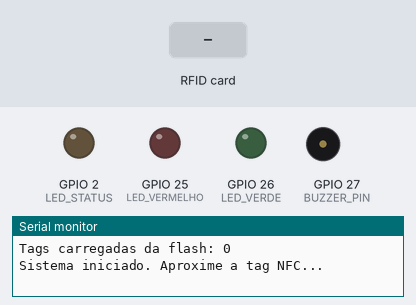
Recording of a sketch running on a simulated ESP32. On the bench: output pins drawn as LEDs (lit = HIGH), buzzer (waves = sounding), the last lines printed to the serial monitor. The inputs (shaded band) are chosen by the test bench. WiFi joins after 1.5 s; servers stay silent unless stated; uploads are accepted with an empty reply; EEPROM starts erased.

Above: at 1.2 s.
1.3 s: RFID card 5E 7A 19 C4 held to the reader
At 2.0 s:
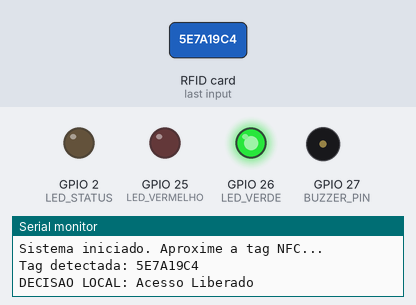
At 2.9 s:
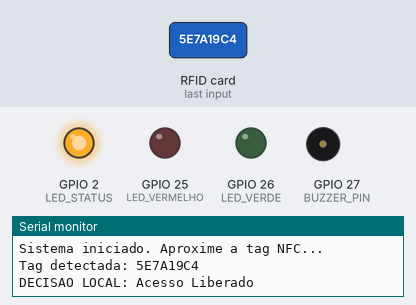
3.8 s: RFID card 5E 7A 19 C4 held to the reader
At 4.6 s:
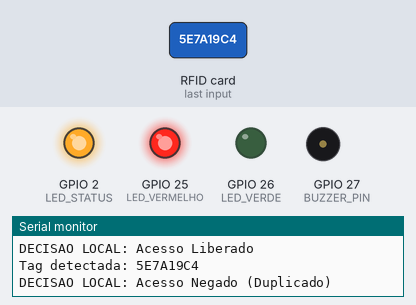
Timing chart, 0 to 6.8 s (numbered marks = the images above; inputs shaded):
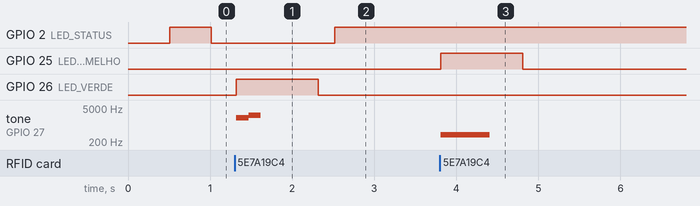

The sketch:

sketch.ino
```cpp
#include <SPI.h>
#include <MFRC522.h>
#include <WiFi.h>
#include <HTTPClient.h>
#include <Preferences.h>
#include <set>
#include <vector>
#include "secrets.h"

#define SS_PIN       5
#define RST_PIN      22
#define LED_VERDE    26
#define LED_VERMELHO 25
#define LED_STATUS   2
#define BUZZER_PIN   27

const char* TOTEM_ID = "TOTEM_QUADRA_01";

// Ajustes de robustez
const uint16_t      HTTP_TIMEOUT_MS   = 1500;
const unsigned long INTERVALO_SYNC_MS = 10000;
const size_t        MAX_FILA          = 50;
const size_t        MAX_BYTES_FLASH   = 3900;

MFRC522 rfid(SS_PIN, RST_PIN);
Preferences preferences;

std::set<String> tagsLidas;
std::vector<String> filaOffline;

unsigned long ultimoBlink = 0;
bool estadoLedStatus = false;
unsigned long ultimaSync = 0;

// ---------- Feedback (atuadores) ----------
void beep(unsigned int freq, unsigned int ms) {
  tone(BUZZER_PIN, freq, ms);
}

void feedbackLiberado() {
  digitalWrite(LED_VERDE, HIGH);
  beep(2000, 150);
  delay(150);
  beep(2500, 150);
  delay(850);
  digitalWrite(LED_VERDE, LOW);
}

void feedbackNegado() {
  digitalWrite(LED_VERMELHO, HIGH);
  beep(400, 600);
  delay(1000);
  digitalWrite(LED_VERMELHO, LOW);
}

void atualizarInterfaceRede() {
  if (WiFi.status() == WL_CONNECTED) {
    digitalWrite(LED_STATUS, HIGH);
  } else if (millis() - ultimoBlink >= 500) {
    ultimoBlink = millis();
    estadoLedStatus = !estadoLedStatus;
    digitalWrite(LED_STATUS, estadoLedStatus);
  }
}

void carregarTagsSalvas() {
  preferences.begin("nfc-access", true);
  String listaBruta = preferences.getString("uids", "");
  preferences.end();

  int inicio = 0;
  int fim = listaBruta.indexOf(',');
  while (fim != -1) {
    String uid = listaBruta.substring(inicio, fim);
    if (uid.length() > 0) tagsLidas.insert(uid);
    inicio = fim + 1;
    fim = listaBruta.indexOf(',', inicio);
  }
  Serial.println("Tags carregadas da flash: " + String(tagsLidas.size()));
}

void salvarTagNaFlash(const String& uid) {
  preferences.begin("nfc-access", false);
  String listaAtual = preferences.getString("uids", "");
  if (listaAtual.length() + uid.length() + 1 > MAX_BYTES_FLASH) {
    Serial.println("AVISO: flash cheia, tag mantida so na RAM");
  } else {
    listaAtual += uid + ",";
    preferences.putString("uids", listaAtual);
  }
  preferences.end();
}

String montarPayloadJSON(const String& uid, const String& status, bool offline) {
  String json = "{";
  json += "\"totem_id\":\"" + String(TOTEM_ID) + "\",";
  json += "\"uid\":\"" + uid + "\",";
  json += "\"status\":\"" + status + "\",";
  json += "\"offline\":" + String(offline ? "true" : "false") + ",";
  json += "\"uptime_ms\":" + String(millis());
  json += "}";
  return json;
}

bool enviarParaAPI(const String& payload) {
  if (WiFi.status() != WL_CONNECTED) return false;

  HTTPClient http;
  http.setConnectTimeout(HTTP_TIMEOUT_MS);
  http.setTimeout(HTTP_TIMEOUT_MS);
  if (!http.begin(API_URL)) return false;
  http.addHeader("Content-Type", "application/json");
  http.addHeader("X-API-Key", API_KEY);

  int codigo = http.POST(payload);
  http.end();

  return (codigo >= 200 && codigo < 300);
}

void enfileirar(const String& payload) {
  if (filaOffline.size() >= MAX_FILA) {
    filaOffline.erase(filaOffline.begin());
  }
  filaOffline.push_back(payload);
}

void sincronizarFilaOffline() {
  if (filaOffline.empty()) return;
  if (WiFi.status() != WL_CONNECTED) return;
  if (millis() - ultimaSync < INTERVALO_SYNC_MS) return;
  ultimaSync = millis();

  Serial.println("Sincronizando fila offline (" + String(filaOffline.size()) + ")...");
  while (!filaOffline.empty()) {
    if (enviarParaAPI(filaOffline.front())) {
      filaOffline.erase(filaOffline.begin());
    } else {
      break;
    }
  }
}

void registrarEvento(const String& uid, const String& status) {
  if (!enviarParaAPI(montarPayloadJSON(uid, status, false))) {
    enfileirar(montarPayloadJSON(uid, status, true));
  }
}

void setup() {
  Serial.begin(115200);

  pinMode(LED_VERDE, OUTPUT);
  pinMode(LED_VERMELHO, OUTPUT);
  pinMode(LED_STATUS, OUTPUT);
  pinMode(BUZZER_PIN, OUTPUT);

  SPI.begin();
  rfid.PCD_Init();

  carregarTagsSalvas();

  WiFi.begin(WIFI_SSID, WIFI_PASS, 6);
  Serial.println("Sistema iniciado. Aproxime a tag NFC...");
}

void loop() {
  atualizarInterfaceRede();
  sincronizarFilaOffline();

  if (!rfid.PICC_IsNewCardPresent() || !rfid.PICC_ReadCardSerial()) {
    return;
  }

  String uidLido = "";
  for (byte i = 0; i < rfid.uid.size; i++) {
    if (rfid.uid.uidByte[i] < 0x10) uidLido += "0";
    uidLido += String(rfid.uid.uidByte[i], HEX);
  }
  uidLido.toUpperCase();
  Serial.println("Tag detectada: " + uidLido);

  // Decisao local (R2): funciona sem internet
  if (tagsLidas.find(uidLido) != tagsLidas.end()) {
    Serial.println("DECISAO LOCAL: Acesso Negado (Duplicado)");
    feedbackNegado();
    registrarEvento(uidLido, "NEGADO_DUPLICADO");
  } else {
    Serial.println("DECISAO LOCAL: Acesso Liberado");
    tagsLidas.insert(uidLido);
    salvarTagNaFlash(uidLido);
    feedbackLiberado();
    registrarEvento(uidLido, "LIBERADO");
  }

  rfid.PICC_HaltA();
  rfid.PCD_StopCrypto1();
}
```

secrets.h
```cpp
// Copie este arquivo para "secrets.h" e preencha com seus valores.
// O "secrets.h" real esta no .gitignore e NAO deve ser enviado ao repositorio.
#pragma once

#define WIFI_SSID "Wokwi-GUEST"   // no Wokwi use Wokwi-GUEST e senha vazia
#define WIFI_PASS ""
#define API_URL   "http://webhook.site/SEU-UUID-AQUI"
#define API_KEY   "troque-esta-chave"
```

Measured:
- after the input at 1.3 s, GPIO 2 (LED_STATUS): LOW → HIGH after 1.2 s instead of 0.22 s; GPIO 26 (LED_VERDE): LOW → HIGH at once, → LOW 1.0 s later; tone on GPIO 27 (BUZZER_PIN): silent → 2000 Hz at once, → 2500 Hz 0.15 s later, → silent 0.15 s later
- after the input at 3.8 s, GPIO 25 (LED_VERMELHO): LOW → HIGH at once, → LOW 1.0 s later; tone on GPIO 27 (BUZZER_PIN): silent → 400 Hz at once, → silent 0.60 s later
